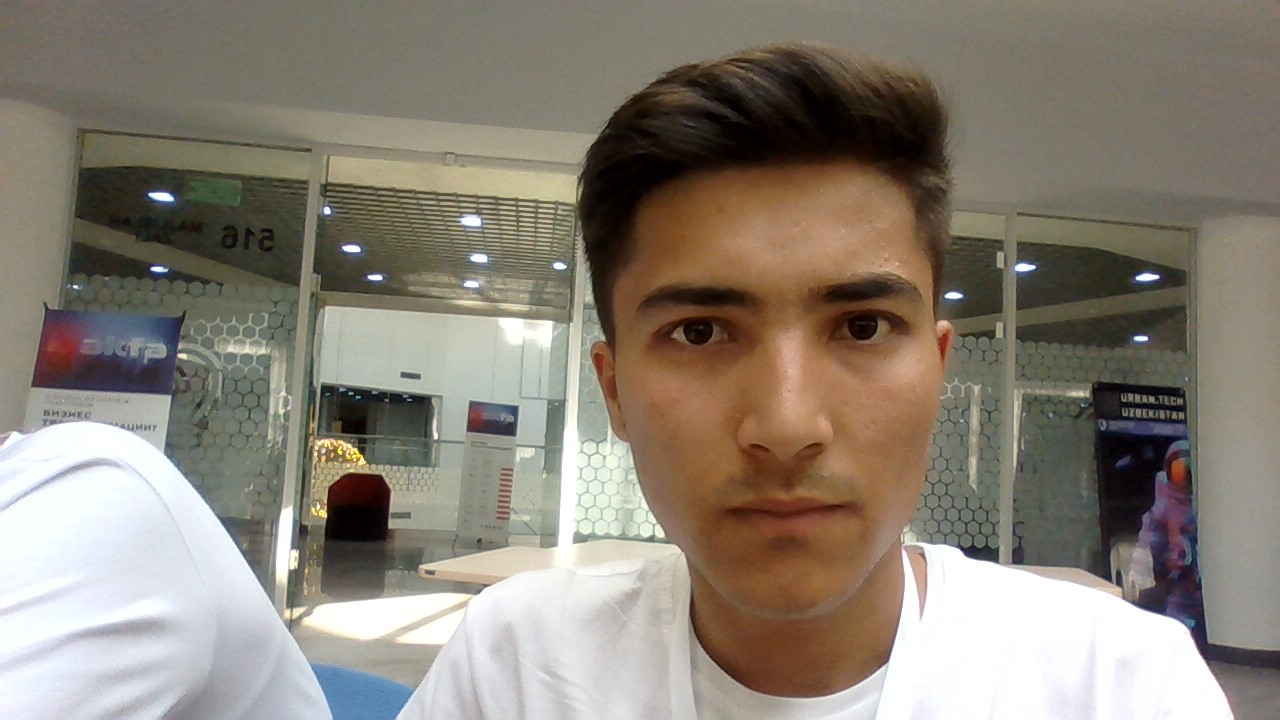
#> input picture Database/Akbarali.jpg, 1280 x 720 px, given in place of the camera
$ python Face_Camera.py
#> lines starting #> are read from the running program, lines starting #| are printed output that depends on the picture
import cv2

Cascade = cv2.CascadeClassifier('cascade/haarcascade_frontalface_default.xml')

IpCam = cv2.VideoCapture(0 , cv2.CAP_DSHOW)

while True:
    _,IpCamImg = IpCam.read()
#> IpCamImg is the input picture: shape (720, 1280, 3); mean B, G, R 117.9, 129.6, 137.8
    ImgResize = cv2.resize(IpCamImg, (0, 0), None, 0.4, 0.4)
    Color = cv2.cvtColor(ImgResize, cv2.COLOR_BGR2RGB)
    MultiScale = Cascade.detectMultiScale(
      Color,
      scaleFactor=1.1,
      minNeighbors=5,
      minSize=(30, 30),
      flags=cv2.CASCADE_SCALE_IMAGE
    )
#> MultiScale = [[230, 66, 167, 167]]
    for (x, y, w, h) in MultiScale:
        cv2.rectangle(ImgResize, (x, y), (x+w, y+h), (255, 0, 0), 2)
#> this loop made 1 pass
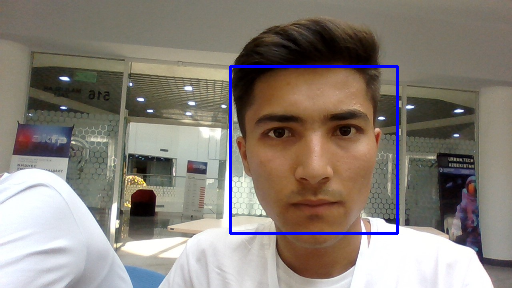
#> ImgResize: shape (288, 512, 3); mean B, G, R 119.8, 127.9, 135.9
    cv2.imshow('Acer_Camera', ImgResize)
    Exit = cv2.waitKey(15) & 0xFF
#> (key Esc is pressed here)
    if Exit == 27:
        break

#> (the run stopped early here; a loop or call above may not have finished)

$ run again, on Database/Akhrorbek.jpg
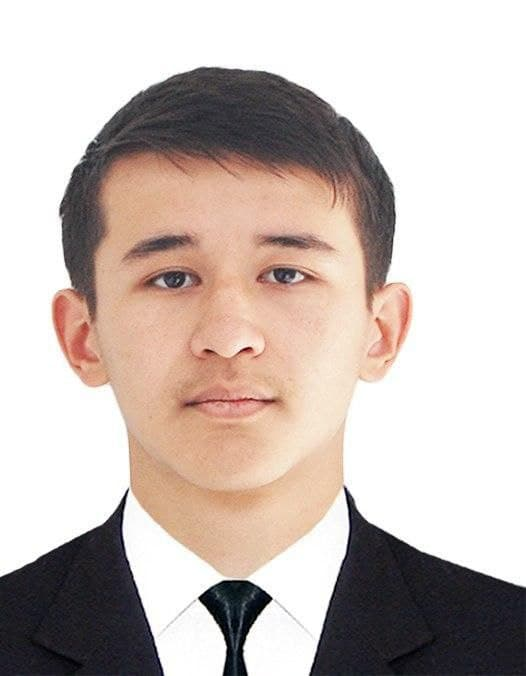
#> input picture Database/Akhrorbek.jpg, 526 x 676 px, given in place of the camera
#> IpCamImg is the input picture: shape (676, 526, 3); mean B, G, R 181.9, 187.7, 200.2
#> MultiScale = [[26, 58, 133, 133]]
#> the loop `for (x, y, w, h) in MultiScale:` made 1 pass
#> after the loop `for (x, y, w, h) in MultiScale:`:
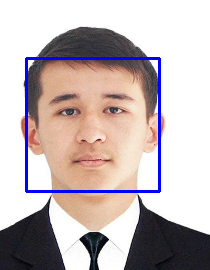
#> ImgResize: shape (270, 210, 3); mean B, G, R 184.1, 182.7, 194.7
